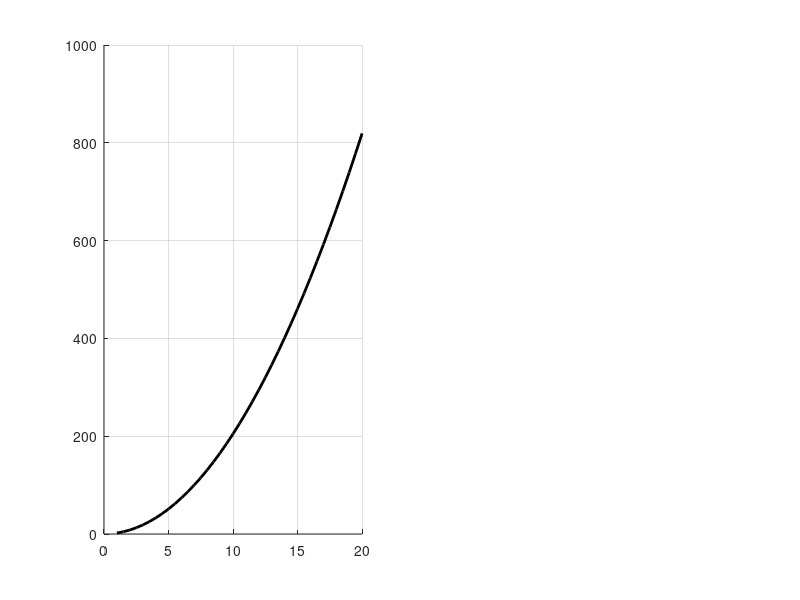

MATLAB code for this plot: (Note: this script raises an error after producing the figure.)
close all
clear
clc
% ----------------- Scenario 1 ---------------------------------
% In this scheme, we hold constant the following:
% -- tip velocity
% -- rho == number of pixels per micron, e.g., 256/5
% 
figure(1); clf;


rho = 256/5;
% It is my experience so far that we cant scan as fast doing the mu-path.
% At 5 microns, 8% sampling etc, 5hz raster seems to produce about an
% equivalent image as 1hz mu-path, and ~204 scans, length=500 nm. Use those
% params to produce plots.

vel_mu = 5/0.5; % 1 hz, 5 microns in .5 sec
vel_raster = 5/(.1);

% raster time. Scales like width^2.
width_s = [1:.5:20]';
Traster = 2*rho*width_s.^2/vel_raster;

subplot(1,2,1)
hold on; grid on;
h0 = plot(width_s, Traster, '-k', 'LineWidth', 2);
h0.DisplayName = 'Raster time';
xlabel('width [microns]')
ylabel('scan time [s]')

% -------- mu-path ----------------------
% Assume the time to move, tip down, tip up is constant. Approximate as:



tmu = 0.18; % From experiement, seems like essentially current lower bound.
m = 0.8;  % = 204/256;

tscan = @(ell) ell./vel_mu; % time for one scan.
Tscan = @(ell, M) M.*tscan(ell); % time for all the scans.

alphas = [0.05, 0.08, 0.1, 0.15, 0.2]';
hands = [h0];
for k=1:length(alphas)
    alpha = alphas(k);
    
    
    M_s=rho*width_s*m;
    ell_s = width_s*alpha/m;
    T_mu = Tscan(ell_s, M_s) + M_s.*tmu;


  subplot(1,2,1)
  h_i = plot(width_s, T_mu);
  h_i.DisplayName = sprintf('sample %%%.2g', alpha);
  hands = [hands; h_i];
  
  subplot(1,2,2); hold on;
  hk = plot(width_s, ell_s);
  hk.Color = h_i.Color;
  
end


leg1 = legend(hands);
leg1.Location = 'northwest';

subplot(1,2,2)
grid on
xlabel('width [microns]')
ylabel('\mu-path length')

%%
% ---------- scheme 2 ------------------------
% hold mu-length/width constant.


figure(2); clf;


rho = 256/5;
% It is my experience so far that we cant scan as fast doing the mu-path.
% At 5 microns, 8% sampling etc, 5hz raster seems to produce about an
% equivalent image as 1hz mu-path, and ~204 scans, length=500 nm. Use those
% params to produce plots.

vel_mu = 5/0.5; % 1 hz, 5 microns in .5 sec
vel_raster = 5/(.1);

% raster time. Scales like width^2.
width_s = [1:.5:20]';
Traster = 2*rho*width_s.^2/vel_raster;

subplot(1,2,1)
hold on; grid on;
h0 = plot(width_s, Traster, '-k', 'LineWidth', 2);
h0.DisplayName = 'Raster time';
xlabel('width [microns]')
ylabel('scan time [s]')

% -------- mu-path ----------------------
% Assume the time to move, tip down, tip up is constant. Approximate as:



tmu = 0.18; % From experiement, seems like essentially current lower bound.

mu_len_frac = 0.5/5;

tscan = @(ell) ell./vel_mu; % time for one scan.
Tscan = @(ell, M) M.*tscan(ell); % time for all the scans.

alphas = [0.05, 0.08, 0.1, 0.15, 0.2]';
hands = [h0];
for k=1:length(alphas)
    alpha = alphas(k);
    
    
    M_s=rho*alpha*width_s/mu_len_frac;
    ell_s = width_s*mu_len_frac;
    
    T_mu = Tscan(ell_s, M_s) + M_s.*tmu;


  subplot(1,2,1)
  h_i = plot(width_s, T_mu);
  h_i.DisplayName = sprintf('sample %%%.2g', alpha);
  hands = [hands; h_i];
  
  subplot(1,2,2); hold on;
  hk = plot(width_s, ell_s);
  hk.Color = h_i.Color;
  
end


leg1 = legend(hands);
leg1.Location = 'northwest';

subplot(1,2,2)
grid on
xlabel('width [microns]')
ylabel('\mu-path length')


%%
% ------------------------- Scheme 3 ---------------------------------
% hold mu-length/width constant.
% Change from scheme 2: Instead of hold rho = pix/length constant, hold pix
% alone constant. 


figure(3); clf;


npix = 256;
% It is my experience so far that we cant scan as fast doing the mu-path.
% At 5 microns, 8% sampling etc, 5hz raster seems to produce about an
% equivalent image as 1hz mu-path, and ~204 scans, length=500 nm. Use those
% params to produce plots.

vel_mu = 5/0.5; % 1 hz, 5 microns in .5 sec
vel_raster = 5/(.1);

% raster time. Scales like width^2.
width_s = [1:.5:20]';
Traster = 2*npix*width_s/vel_raster;

subplot(1,2,1)
hold on; grid on;
h0 = plot(width_s, Traster, '-k', 'LineWidth', 2);
h0.DisplayName = 'Raster time';
xlabel('width [microns]')
ylabel('scan time [s]')

% -------- mu-path ----------------------
% Assume the time to move, tip down, tip up is constant. Approximate as:
%

gamma = (256/5)*(0.5)
npix = 256;

tmu = 0.18; % From experiement, seems like essentially current lower bound.


tscan = @(ell) ell./vel_mu; % time for one scan.
Tscan = @(ell, M) M.*tscan(ell); % time for all the scans.

alphas = [0.05, 0.08, 0.1, 0.15, 0.2]';
hands = [h0];
subplot(1,2,2)
hold on
ax2 = gca;


for k=1:length(alphas)
    alpha = alphas(k);
    
    rho_s = npix./width_s;
    ell_s = gamma./rho_s;
    
    
    M_s = alpha*(npix*width_s)./ell_s;
    
    ell_s = width_s*mu_len_frac;
    
    T_mu = Tscan(ell_s, M_s) + M_s.*tmu;


  subplot(1,2,1)
  hold on
  h_i = plot(width_s, T_mu);
  h_i.DisplayName = sprintf('sample %%%.2g', alpha);
  hands = [hands; h_i];
  
  subplot(1,2,2);
%   yyaxis left
    yyaxis(ax2, 'left')
  hk = plot(width_s, ell_s);
   hold on;
  hk.Color = h_i.Color;
  
  yyaxis(ax2, 'right')
  plot(width_s, M_s)
   hold on;
end


leg1 = legend(hands);
leg1.Location = 'northwest';

subplot(1,2,2)
grid on
yyaxis(ax2, 'left')
xlabel('width [microns]')
ylabel('\mu-path length')

yyaxis(ax2, 'right')
ylabel('number of \mu-paths')




